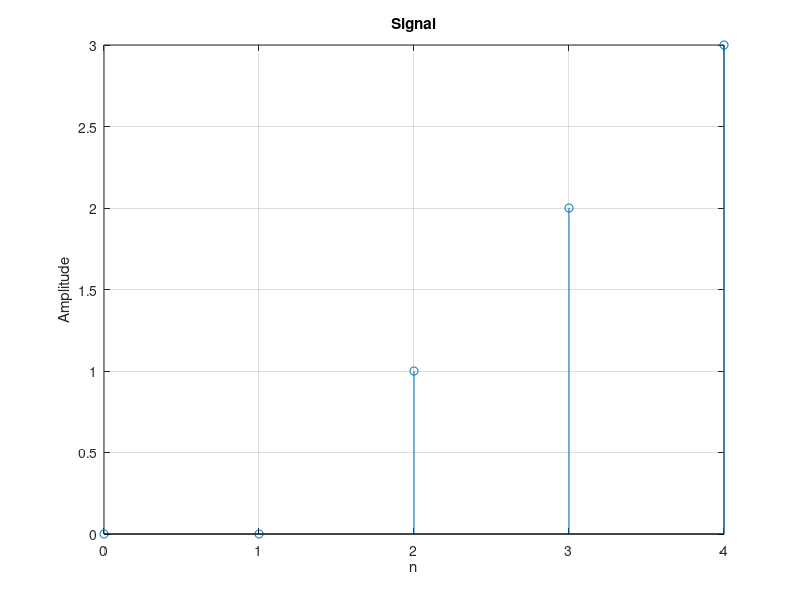

The MATLAB source for this figure:
clear all;
close all;
clc;
%{
x1 = [1, 2, 3];
n0 = 2;
n = 0:length(x1) + (n0 - 1);
x2 = zeros(1, length(n));
x2(n >= n0) = x1(n(n >= n0)-n0 + 1);
stem(n, x2);
title('Signals');
xlabel('n');
ylabel('Amplitude');
grid on;

%----------------------b---------------------


x1 = [1, 2, 3];
n0 = 2;
n = 0:length(x1) + (n0 - 1);
x2 = zeros(1, length(n));
x2(n >= n0) = x1(n(n >= n0) - n0 + 1);
y = x2;

stem(n, y);
title('Signal');
xlabel('n');
ylabel('Amplitude');
grid on;

%---------------------c-----------------


x1 = [1, 2, 3];
n0 = 2;
n = 0:length(x1) + (n0 - 1);
x2 = zeros(1, length(n));
x2(n >= n0) = x1(n(n >= n0) - n0 + 1);
y = x2;
stem(n, y);
title('Signal');
xlabel('n');
ylabel('Amplitude');
grid on;

%}
%----------------d---------------------

x1 = [1, 2, 3];
n0 = 2;
n = 0:length(x1) + (n0 - 1);
x2 = zeros(1, length(n));
x2(n >= n0) = x1(n(n >= n0) - n0 + 1);
y = x2;

stem(n, y);
title('Signal');
xlabel('n');
ylabel('Amplitude');
grid on;

